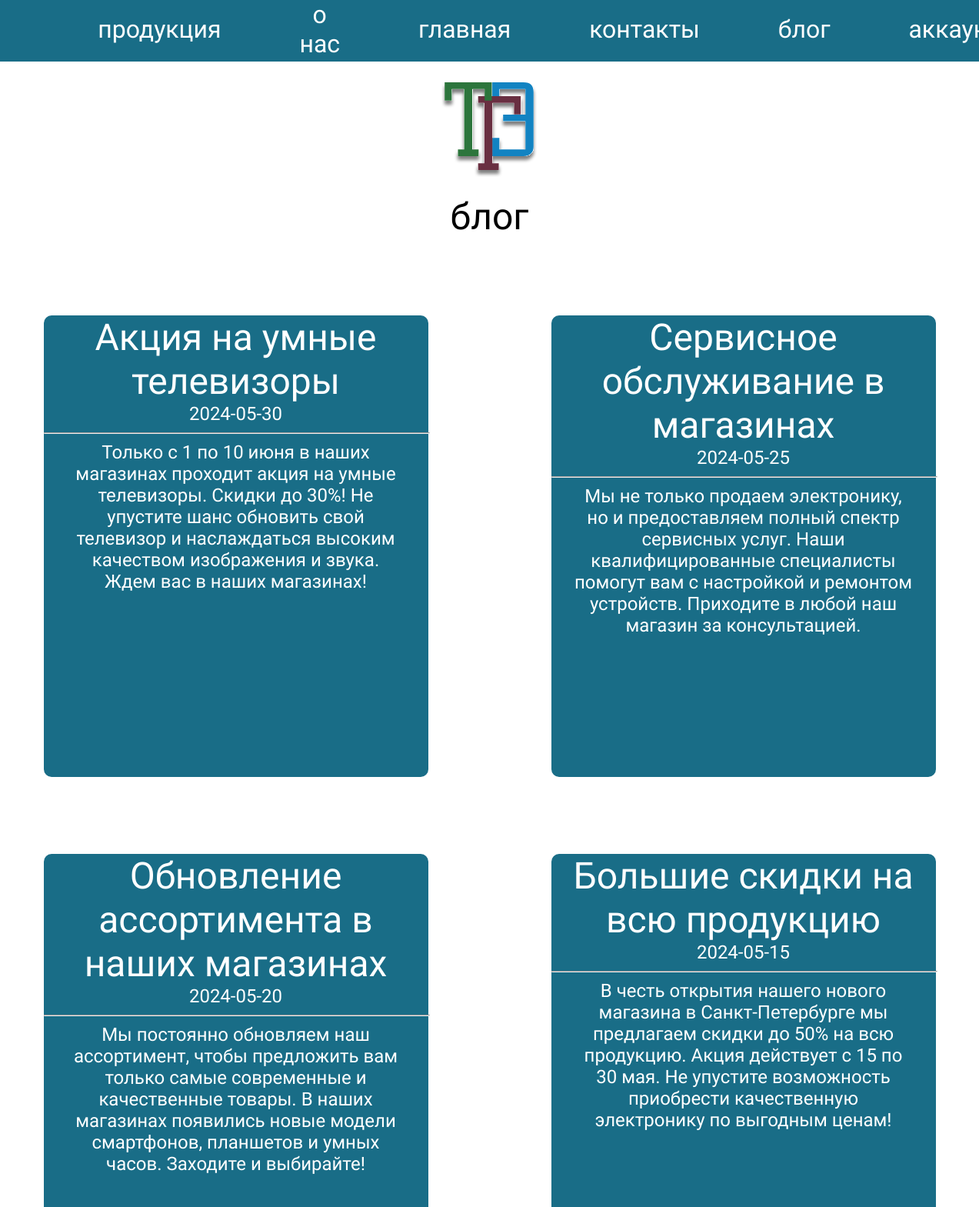
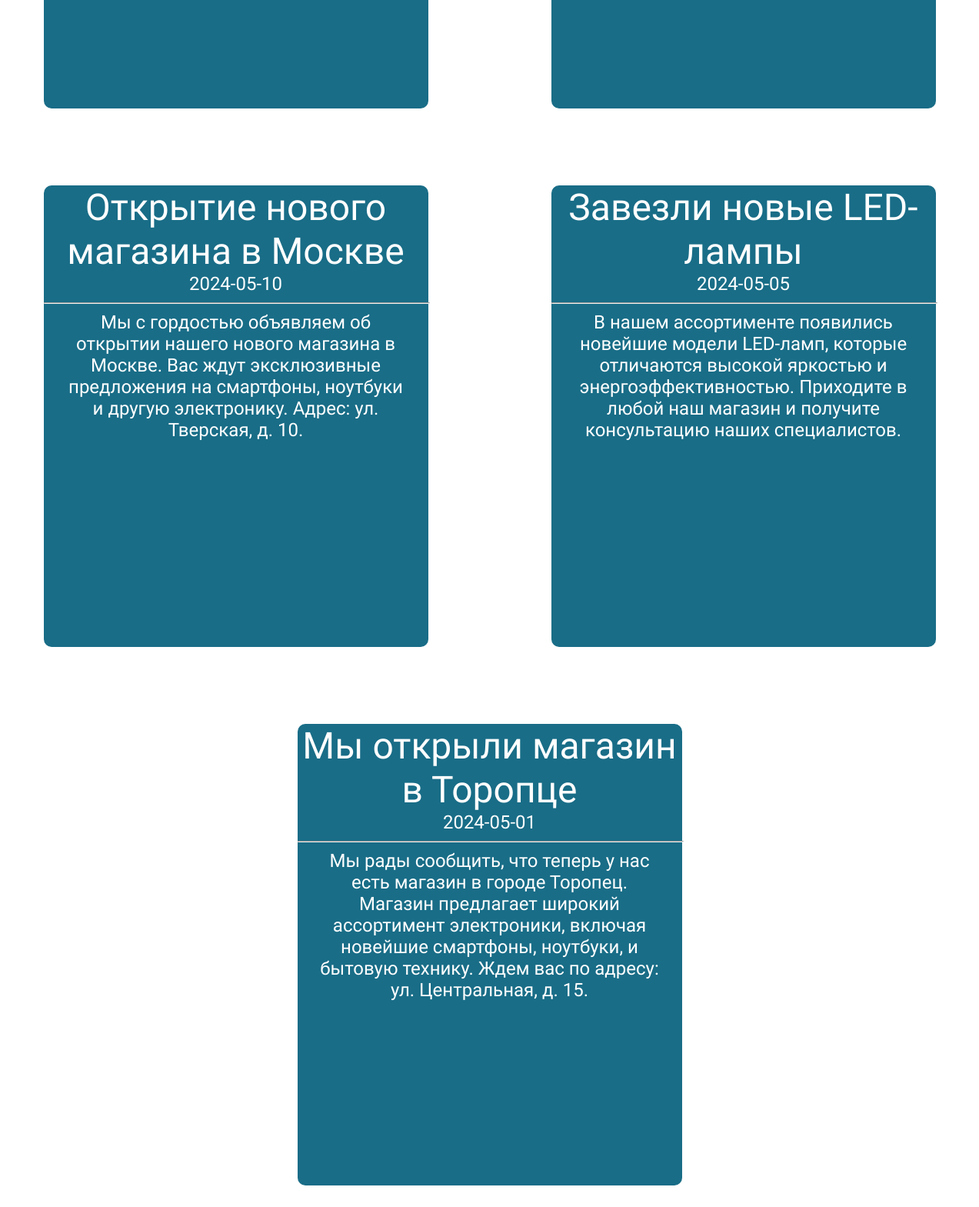
Screenshot of /blog.php with the database file from the repository (2 pictures, top to bottom).
### tables this page shows
CREATE TABLE `BlogPosts` (
  `PostID` int NOT NULL,
  `Title` varchar(255) NOT NULL,
  `PostDate` date NOT NULL,
  `Content` text NOT NULL,
  `CreatedAt` timestamp NULL DEFAULT CURRENT_TIMESTAMP
);

### blog.php (the view, shortened to what this page needs)
<!DOCTYPE html>
<html lang="en">
<head>
    <link rel="stylesheet" href="style.css">
</head>
<body>
<header>
        <div class="toolbar">
            <a href="product.php">продукция</a>
            <a href="about_me.php">о нас</a>
            <a href="index.php">главная</a>
            <a href="contacts.php">контакты</a>
            <a href="blog.php">блог</a>
            <a href="profile.php">аккаунт</a>
        </div>
    </header>
<div class="content">
    <img src="img/logo_light.svg" alt="">
    <p class="title_page">блог</p>
    <div class="blog_container">
        <?php
        include 'config.php';
        $sql = "SELECT Title, PostDate, Content FROM BlogPosts ORDER BY PostDate DESC";
        $result = $conn->query($sql);
        if ($result->num_rows > 0) {
            while($row = $result->fetch_assoc()) {
                echo '<div class="blog_block">';
                echo '<p class="title_blog">' . htmlspecialchars($row['Title']) . '</p>';
                echo '<p class="date_blog">' . htmlspecialchars($row['PostDate']) . '</p>';
                echo '<hr class="blog_hr">';
                echo '<p class="blog_content">' . nl2br(htmlspecialchars($row['Content'])) . '</p>';
                echo '</div>';
            }
        } else {
            echo "постов пока нет";
        }
        ?>
    </div>
</div>
</body>
</html>

### style.css (style rules this page uses)
* { padding: 0 auto; margin: 0 auto; transition: 0.5s; }
body { font-family: 'Jura'; }
header { display: flex; width: 100%; background-color: #196D87; height: 80px; }
.toolbar { width: 80%; display: flex; text-align: center; align-items: center; gap: 10%; }
.toolbar a { font-size: 32px; color: #fff; text-decoration: none; position: relative; padding-bottom: 5px; }
.toolbar a::before, .toolbar a::after { content: ""; position: absolute; width: 0; height: 2px; bottom: 0; background-color: #fff; transition: all 0.5s ease; }
.toolbar a::before { left: 50%; }
.toolbar a::after { right: 50%; }
.content { display: flex; flex-direction: column; text-align: center; }
.title_page { font-size: 48px; }
.blog_container { max-width: 80%; display: flex; flex-wrap: wrap; max-width: 1200px; gap: 10%; margin-bottom: 100px; }
.blog_block { width: 500px; height: 600px; background-color: #196D87; border-radius: 10px; margin-top: 100px; }
.title_blog { font-size: 48px; color: #fff; }
.date_blog { font-size: 24px; color: #fff; margin-bottom: 10px; }
.blog_hr { width: 100%; }
.blog_content { padding: 10px 29px 10px 29px; color: #fff; font-size: 24px; }

### rows the page displays
blogposts: Title "Акция на умные телевизоры", PostDate "2024-05-30", Content "Только с 1 по 10 июня в наших магазинах проходит акция на умные телевизоры. Скидки до 30%! Не упустите шанс обновить свой телевизор и наслаждаться высоким качеством изображения и звука. Ждем вас в наших магазинах!"
blogposts: Title "Сервисное обслуживание в магазинах", PostDate "2024-05-25", Content "Мы не только продаем электронику, но и предоставляем полный спектр сервисных услуг. Наши квалифицированные специалисты помогут вам с настройкой и ремонтом устройств. Приходите в любой наш магазин за консультацией."
blogposts: Title "Обновление ассортимента в наших магазинах", PostDate "2024-05-20", Content "Мы постоянно обновляем наш ассортимент, чтобы предложить вам только самые современные и качественные товары. В наших магазинах появились новые модели смартфонов, планшетов и умных часов. Заходите и выбирайте!"
blogposts: Title "Большие скидки на всю продукцию", PostDate "2024-05-15", Content "В честь открытия нашего нового магазина в Санкт-Петербурге мы предлагаем скидки до 50% на всю продукцию. Акция действует с 15 по 30 мая. Не упустите возможность приобрести качественную электронику по выгодным ценам!"
blogposts: Title "Открытие нового магазина в Москве", PostDate "2024-05-10", Content "Мы с гордостью объявляем об открытии нашего нового магазина в Москве. Вас ждут эксклюзивные предложения на смартфоны, ноутбуки и другую электронику. Адрес: ул. Тверская, д. 10."
blogposts: Title "Завезли новые LED-лампы", PostDate "2024-05-05", Content "В нашем ассортименте появились новейшие модели LED-ламп, которые отличаются высокой яркостью и энергоэффективностью. Приходите в любой наш магазин и получите консультацию наших специалистов."
blogposts: Title "Мы открыли магазин в Торопце", PostDate "2024-05-01", Content "Мы рады сообщить, что теперь у нас есть магазин в городе Торопец. Магазин предлагает широкий ассортимент электроники, включая новейшие смартфоны, ноутбуки, и бытовую технику. Ждем вас по адресу: ул. Центральная, д. 15."
